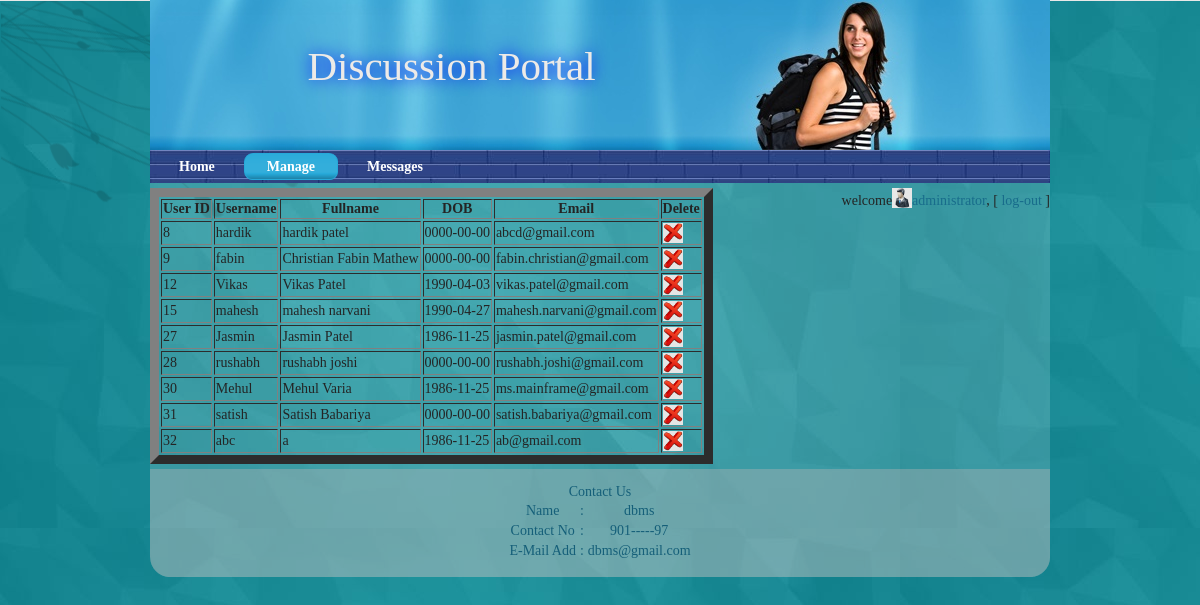
The app's page /Discussion-Portal/admin/student_account.php (signed in) with its own data.
### tables this page shows
CREATE TABLE IF NOT EXISTS `user` (
  `user_id` int(11) NOT NULL AUTO_INCREMENT,
  `country` varchar(50) NOT NULL,
  `state` varchar(50) NOT NULL,
  `address` varchar(500) NOT NULL,
  `user_type` varchar(50) NOT NULL,
  `username` varchar(50) DEFAULT NULL,
  `fullname` varchar(50) DEFAULT NULL,
  `password` varchar(50) DEFAULT NULL,
  `user_acc_active` tinyint(1) DEFAULT NULL,
  `dob` date NOT NULL,
  `e_mail` varchar(100) DEFAULT NULL check (e_mail like '%_@__%.__%'),
  `gender` varchar(20) NOT NULL,
  `uimg` varchar(255) NOT NULL,
  `isuser` tinyint(1) NOT NULL,
  PRIMARY KEY (`user_id`)
);

### Discussion-Portal/admin/utility.php (called while the page is built, shortened)
<?php
	function ExecuteQuery ($SQL)
	{
		$rows = mysql_query ($SQL);
		return $rows;
	}
?>

### Discussion-Portal/admin/student_account.php (the view, shortened to what this page needs)
<?php session_start();
 require("header.php");
require("checkUser.php");
echo "<body style='background: url(../res/images/im6.jpg);'>";?>
	<?php
		$sql="SELECT user_id, username, fullname, dob, e_mail from user where user.user_type = 'user'";
		$rows=ExecuteQuery($sql);
		echo "<table border='9'>";
		echo "<strong><tr><th>User ID</th><th>Username</th><th>Fullname</th><th>DOB</th><th>Email</th><th>Delete</th></tr> </strong>";
		while($name_row=mysql_fetch_array($rows))
		{
			echo "<tr>";
			echo "<td>$name_row[user_id]</td><td>$name_row[username]</td><td>$name_row[fullname]</td><td>$name_row[dob]</td><td>$name_row[e_mail]</td><td><a href='del_user.php?id=".$name_row[0]."'><img src='../res/images/delete.jpg'  class='imagedel'/></a></td>";
			}
		echo "</table>";
?>
<?php require("footer.php")?>

### Discussion-Portal/res/style.css (style rules this page uses)
body { margin: 0 auto; padding: 0; background-color: #E8E8E8; }
a img { border: 0; }
body { font-family: Georgia, "Times New Roman", Times, Serif; font-size: 14px; color: #242424; }
a { font-family: Georgia, "Times New Roman", Times, Serif; text-decoration: none; color: #186C8B; }
a:link { font-family: Georgia, "Times New Roman", Times, Serif; text-decoration: none; color: #186C8B; }
.imagedel { height:20px; width:20px; vertical-align:text-top; vertical-align:text-bottom; }

### records on screen
user: user_id "8", username "hardik", fullname "hardik patel", dob "0000-00-00", e_mail "abcd@gmail.com"
user: user_id "9", username "fabin", fullname "Christian Fabin Mathew", dob "0000-00-00", e_mail "fabin.christian@gmail.com"
user: user_id "12", username "Vikas", fullname "Vikas Patel", dob "1990-04-03", e_mail "vikas.patel@gmail.com"
user: user_id "15", username "mahesh", fullname "mahesh narvani", dob "1990-04-27", e_mail "mahesh.narvani@gmail.com"
user: user_id "27", username "Jasmin", fullname "Jasmin Patel", dob "1986-11-25", e_mail "jasmin.patel@gmail.com"
user: user_id "28", username "rushabh", fullname "rushabh joshi", dob "0000-00-00", e_mail "rushabh.joshi@gmail.com"
user: user_id "30", username "Mehul", fullname "Mehul Varia", dob "1986-11-25", e_mail "ms.mainframe@gmail.com"
user: user_id "31", username "satish", fullname "Satish Babariya", dob "0000-00-00", e_mail "satish.babariya@gmail.com"
user: user_id "32", username "abc", fullname "a", dob "1986-11-25", e_mail "ab@gmail.com"

### other values on screen
$_SESSION["fn"] "administrator"
